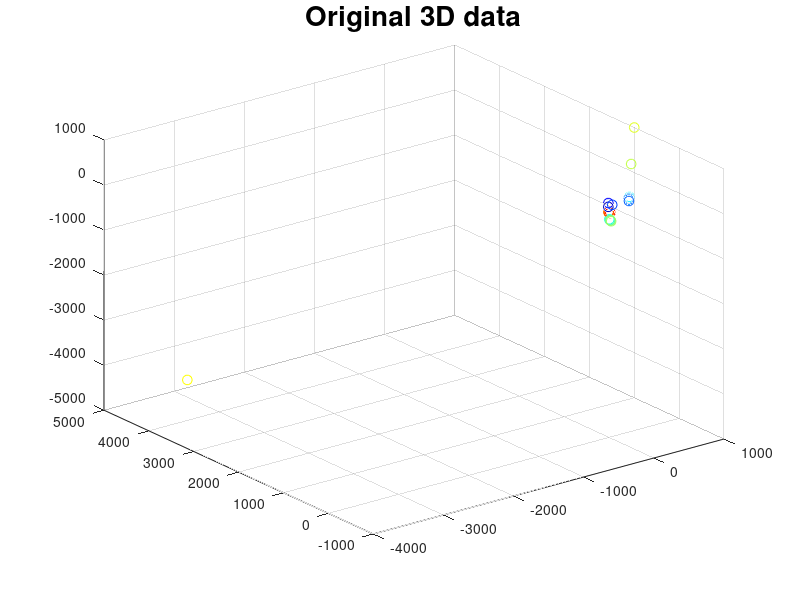

MATLAB code for this plot: (Note: this script raises an error after producing the figure.)
% First clear and close all figures
clear
close all

% Create data
X = [10 30 100;
    20 40 93;
    30 60 163;
    60 100 126;
    55 13 134;
    306 34 104;
    316 56 120;
    326 74 127;
    337 80 128;
    347 89 131;
    358 103 139
    -31 -56 -120;
    -32 -74 -127;
    -33 -80 -128;
    -34 -89 -131;
    -35 -103 -139;
    700 600 500;
    1000 1000 1000
    -3231 4345 -4352];

X = [X; 10*randn(10, 3)];

% Plot original data
cmap = jet(length(X));
scatter3(X(:, 1), X(:, 2), X(:, 3), 50,cmap)
title('Original 3D data', 'FontSize', 20)

% Settings
cluster_limit = 4;

% Do PCA for 3D
c = 3;
[P, W] = pca(X, c, cluster_limit);
figure
scatter3(P(:, 1), P(:, 2), P(:, 3), 50,cmap);
grid on
title('Dimension transformation to 3D', 'FontSize', 20)

% Do PCA for 2D
c = 2;
[P, W] = pca(X, c, cluster_limit);
figure
scatter(P(:, 1), P(:, 2), 20,cmap);
grid on
title('Dimension reduction to 2D', 'FontSize', 20)

% Do PCA for 1D
c = 1;
[P, W] = pca(X, c, cluster_limit);
figure
scatter(P(:, 1), 0*P(:, 1), 50,cmap);
grid on
title('Dimension reduction to 1D', 'FontSize', 20)
